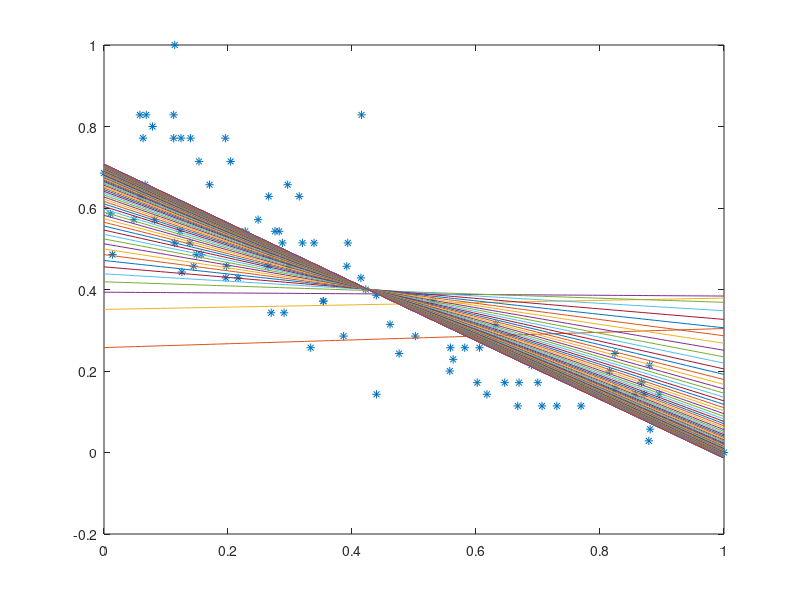

This figure's MATLAB source:
clc;
close all;
clear;

load carsmall;

x = Weight;  % 무게
y = MPG;  % 연비
dataset = [x, y];

iteration = 10000;
alpha = 0.01;  % 학습률

% 데이터 정규화 1: 데이터 결측치 제거
dataset(logical(sum(isnan(dataset), 2)), :) = [];  % NaN값을 가진 행 제거
x = dataset(:, 1);
y = dataset(:, 2);

% 데이터 정규화 2: 데이터 범위 수정
x = (x - min(x)) / (max(x) - min(x));  % Min-Max 정규화
y = (y - min(y)) / (max(y) - min(y));  % Min-Max 정규화

plot(x, y, '*')

m = length(x);
X = [ones(m, 1), x];  % 절편을 위한 1 벡터 추가
theta = zeros(2, 1);  % theta 초기화 (절편과 기울기)

hold on;
for i = 1:iteration
	h = X * theta;  % 가설 함수
	delta = (1/m) .* (X'*(h - y));  % 경사 하강법
	theta = theta - alpha * delta;  % theta 업데이트
    
    if mod(i, 100) == 0
        x_ = linspace(0, 1);
        y_ = theta(1) + theta(2) * x_;
        plot(x_, y_);
    end

	fprintf('cost: %f\n', 1 / (2*m) * sum((h-y).^2));  % 비용 함수 출력
end

% === plot ===
x_ = linspace(0, 1);
y_ = theta(1) + theta(2) * x_;
plot(x_, y_);
